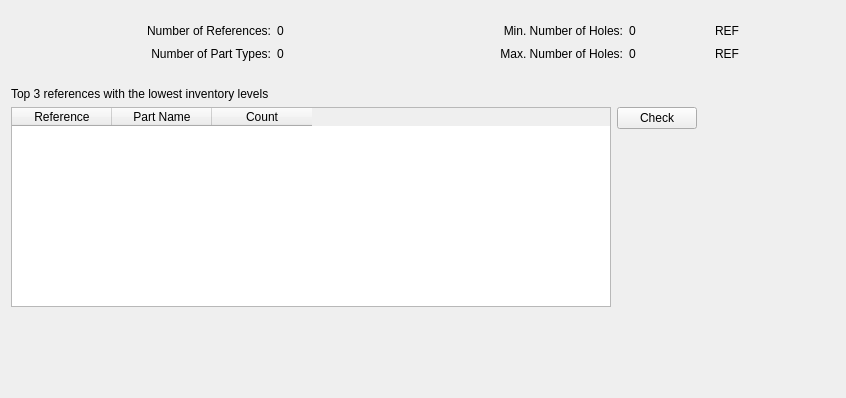
        <widget class="QWidget" name="inv_stats_tab">
         <attribute name="title">
          <string>Inventory Statistics</string>
         </attribute>
         <layout class="QGridLayout" name="gridLayout_4">
          <item row="0" column="0">
           <layout class="QVBoxLayout" name="verticalLayout_3">
            <item>
             <spacer name="verticalSpacer_3">
              <property name="orientation">
               <enum>Qt::Vertical</enum>
              </property>
              <property name="sizeType">
               <enum>QSizePolicy::Fixed</enum>
              </property>
              <property name="sizeHint" stdset="0">
               <size>
                <width>20</width>
                <height>10</height>
               </size>
              </property>
             </spacer>
            </item>
            <item>
             <layout class="QGridLayout" name="gridLayout_6">
              <property name="topMargin">
               <number>0</number>
              </property>
              <item row="0" column="0">
               <widget class="QLabel" name="label">
                <property name="minimumSize">
                 <size>
                  <width>260</width>
                  <height>0</height>
                 </size>
                </property>
                <property name="maximumSize">
                 <size>
                  <width>260</width>
                  <height>16777215</height>
                 </size>
                </property>
                <property name="styleSheet">
                 <string notr="true">font: 75 14pt &quot;Century Gothic&quot;;</string>
                </property>
                <property name="text">
                 <string>Number of References:</string>
                </property>
                <property name="alignment">
                 <set>Qt::AlignRight|Qt::AlignTrailing|Qt::AlignVCenter</set>
                </property>
               </widget>
              </item>
              <item row="0" column="5">
               <spacer name="horizontalSpacer_3">
                <property name="orientation">
                 <enum>Qt::Horizontal</enum>
                </property>
                <property name="sizeHint" stdset="0">
                 <size>
                  <width>40</width>
                  <height>20</height>
                 </size>
                </property>
               </spacer>
              </item>
              <item row="0" column="1">
               <widget class="QLabel" name="num_ref">
                <property name="minimumSize">
                 <size>
                  <width>80</width>
                  <height>0</height>
                 </size>
                </property>
                <property name="maximumSize">
                 <size>
                  <width>80</width>
                  <height>16777215</height>
                 </size>
                </property>
                <property name="styleSheet">
                 <string notr="true">font: 75 14pt &quot;Century Gothic&quot;;</string>
                </property>
                <property name="text">
                 <string>0</string>
                </property>
               </widget>
              </item>
              <item row="0" column="2">
               <widget class="QLabel" name="label_5">
                <property name="minimumSize">
                 <size>
                  <width>260</width>
                  <height>0</height>
                 </size>
                </property>
                <property name="maximumSize">
                 <size>
                  <width>260</width>
                  <height>16777215</height>
                 </size>
                </property>
                <property name="styleSheet">
                 <string notr="true">font: 75 14pt &quot;Century Gothic&quot;;</string>
                </property>
                <property name="text">
                 <string>Min. Number of Holes:</string>
                </property>
                <property name="alignment">
                 <set>Qt::AlignRight|Qt::AlignTrailing|Qt::AlignVCenter</set>
                </property>
               </widget>
              </item>
              <item row="0" column="4">
               <widget class="QLabel" name="min_num_holes_ref">
                <property name="minimumSize">
                 <size>
                  <width>80</width>
                  <height>0</height>
                 </size>
                </property>
                <property name="maximumSize">
                 <size>
                  <width>80</width>
                  <height>16777215</height>
                 </size>
                </property>
                <property name="styleSheet">
                 <string notr="true">font: 75 14pt &quot;Century Gothic&quot;;</string>
                </property>
                <property name="text">
                 <string>REF</string>
                </property>
               </widget>
              </item>
              <item row="0" column="3">
               <widget class="QLabel" name="min_num_holes">
                <property name="minimumSize">
                 <size>
                  <width>80</width>
                  <height>0</height>
                 </size>
                </property>
                <property name="maximumSize">
                 <size>
                  <width>80</width>
                  <height>16777215</height>
                 </size>
                </property>
                <property name="styleSheet">
                 <string notr="true">font: 75 14pt &quot;Century Gothic&quot;;</string>
                </property>
                <property name="text">
                 <string>0</string>
                </property>
               </widget>
              </item>
              <item row="1" column="0">
               <widget class="QLabel" name="label_3">
                <property name="minimumSize">
                 <size>
                  <width>260</width>
                  <height>0</height>
                 </size>
                </property>
                <property name="maximumSize">
                 <size>
                  <width>260</width>
                  <height>16777215</height>
                 </size>
                </property>
                <property name="styleSheet">
                 <string notr="true">font: 75 14pt &quot;Century Gothic&quot;;</string>
                </property>
                <property name="text">
                 <string>Number of Part Types:</string>
                </property>
                <property name="alignment">
                 <set>Qt::AlignRight|Qt::AlignTrailing|Qt::AlignVCenter</set>
                </property>
               </widget>
              </item>
              <item row="1" column="1">
               <widget class="QLabel" name="num_parts">
                <property name="minimumSize">
                 <size>
                  <width>80</width>
                  <height>0</height>
                 </size>
                </property>
                <property name="maximumSize">
                 <size>
                  <width>80</width>
                  <height>16777215</height>
                 </size>
                </property>
                <property name="styleSheet">
                 <string notr="true">font: 75 14pt &quot;Century Gothic&quot;;</string>
                </property>
                <property name="text">
                 <string>0</string>
                </property>
               </widget>
              </item>
              <item row="1" column="2">
               <widget class="QLabel" name="label_7">
                <property name="minimumSize">
                 <size>
                  <width>260</width>
                  <height>0</height>
                 </size>
                </property>
                <property name="maximumSize">
                 <size>
                  <width>260</width>
                  <height>16777215</height>
                 </size>
                </property>
                <property name="styleSheet">
                 <string notr="true">font: 75 14pt &quot;Century Gothic&quot;;</string>
                </property>
                <property name="text">
                 <string>Max. Number of Holes:</string>
                </property>
                <property name="alignment">
                 <set>Qt::AlignRight|Qt::AlignTrailing|Qt::AlignVCenter</set>
                </property>
               </widget>
              </item>
              <item row="1" column="3">
               <widget class="QLabel" name="max_num_holes">
                <property name="minimumSize">
                 <size>
                  <width>80</width>
                  <height>0</height>
                 </size>
                </property>
                <property name="maximumSize">
                 <size>
                  <width>80</width>
                  <height>16777215</height>
                 </size>
                </property>
                <property name="styleSheet">
                 <string notr="true">font: 75 14pt &quot;Century Gothic&quot;;</string>
                </property>
                <property name="text">
                 <string>0</string>
                </property>
               </widget>
              </item>
              <item row="1" column="4">
               <widget class="QLabel" name="max_num_holes_ref">
                <property name="minimumSize">
                 <size>
                  <width>80</width>
                  <height>0</height>
                 </size>
                </property>
                <property name="maximumSize">
                 <size>
                  <width>80</width>
                  <height>16777215</height>
                 </size>
                </property>
                <property name="styleSheet">
                 <string notr="true">font: 75 14pt &quot;Century Gothic&quot;;</string>
                </property>
                <property name="text">
                 <string>REF</string>
                </property>
               </widget>
              </item>
             </layout>
            </item>
            <item>
             <spacer name="verticalSpacer">
              <property name="orientation">
               <enum>Qt::Vertical</enum>
              </property>
              <property name="sizeType">
               <enum>QSizePolicy::Fixed</enum>
              </property>
              <property name="sizeHint" stdset="0">
               <size>
                <width>20</width>
                <height>20</height>
               </size>
              </property>
             </spacer>
            </item>
            <item>
             <widget class="QLabel" name="label_15">
              <property name="styleSheet">
               <string notr="true">font: 75 14pt &quot;Century Gothic&quot;;</string>
              </property>
              <property name="text">
               <string>Top 3 references with the lowest inventory levels</string>
              </property>
             </widget>
            </item>
            <item>
             <layout class="QHBoxLayout" name="horizontalLayout_4">
              <property name="topMargin">
               <number>0</number>
              </property>
              <item>
               <layout class="QVBoxLayout" name="verticalLayout_5">
                <property name="rightMargin">
                 <number>0</number>
                </property>
                <item>
                 <widget class="QTableWidget" name="table_top_3">
                  <property name="minimumSize">
                   <size>
                    <width>600</width>
                    <height>200</height>
                   </size>
                  </property>
                  <property name="maximumSize">
                   <size>
                    <width>600</width>
                    <height>200</height>
                   </size>
                  </property>
                  <property name="styleSheet">
                   <string notr="true">font: 10pt &quot;Century Gothic&quot;;</string>
                  </property>
                  <column>
                   <property name="text">
                    <string>Reference</string>
                   </property>
                  </column>
                  <column>
                   <property name="text">
                    <string>Part Name</string>
                   </property>
                  </column>
                  <column>
                   <property name="text">
                    <string>Count</string>
                   </property>
                  </column>
                 </widget>
                </item>
                <item>
                 <spacer name="verticalSpacer_6">
                  <property name="orientation">
                   <enum>Qt::Vertical</enum>
                  </property>
                  <property name="sizeHint" stdset="0">
                   <size>
                    <width>20</width>
                    <height>40</height>
                   </size>
                  </property>
                 </spacer>
                </item>
               </layout>
              </item>
              <item>
               <layout class="QVBoxLayout" name="verticalLayout_4">
                <property name="rightMargin">
                 <number>0</number>
                </property>
                <item>
                 <widget class="QPushButton" name="btn_check">
                  <property name="minimumSize">
                   <size>
                    <width>52</width>
                    <height>0</height>
                   </size>
                  </property>
                  <property name="maximumSize">
                   <size>
                    <width>120</width>
                    <height>16777215</height>
                   </size>
                  </property>
                  <property name="text">
                   <string>Check</string>
                  </property>
                 </widget>
                </item>
                <item>
                 <spacer name="verticalSpacer_5">
                  <property name="orientation">
                   <enum>Qt::Vertical</enum>
                  </property>
                  <property name="sizeHint" stdset="0">
                   <size>
                    <width>20</width>
                    <height>40</height>
                   </size>
                  </property>
                 </spacer>
                </item>
               </layout>
              </item>
              <item>
               <spacer name="horizontalSpacer_5">
                <property name="orientation">
                 <enum>Qt::Horizontal</enum>
                </property>
                <property name="sizeHint" stdset="0">
                 <size>
                  <width>40</width>
                  <height>20</height>
                 </size>
                </property>
               </spacer>
              </item>
             </layout>
            </item>
           </layout>
          </item>
          <item row="1" column="0">
           <spacer name="verticalSpacer_4">
            <property name="orientation">
             <enum>Qt::Vertical</enum>
            </property>
            <property name="sizeHint" stdset="0">
             <size>
              <width>20</width>
              <height>40</height>
             </size>
            </property>
           </spacer>
          </item>
         </layout>
        </widget>
